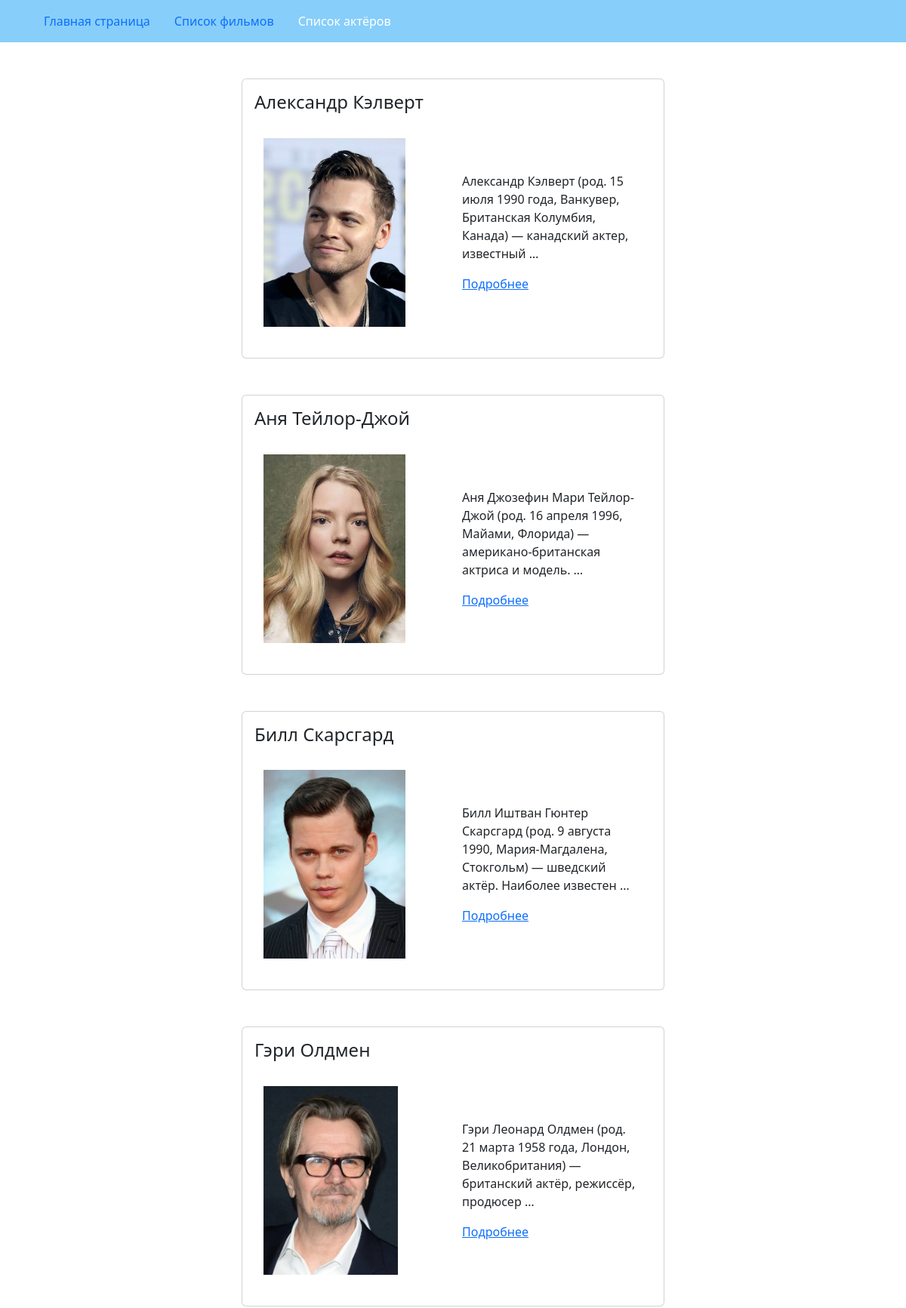
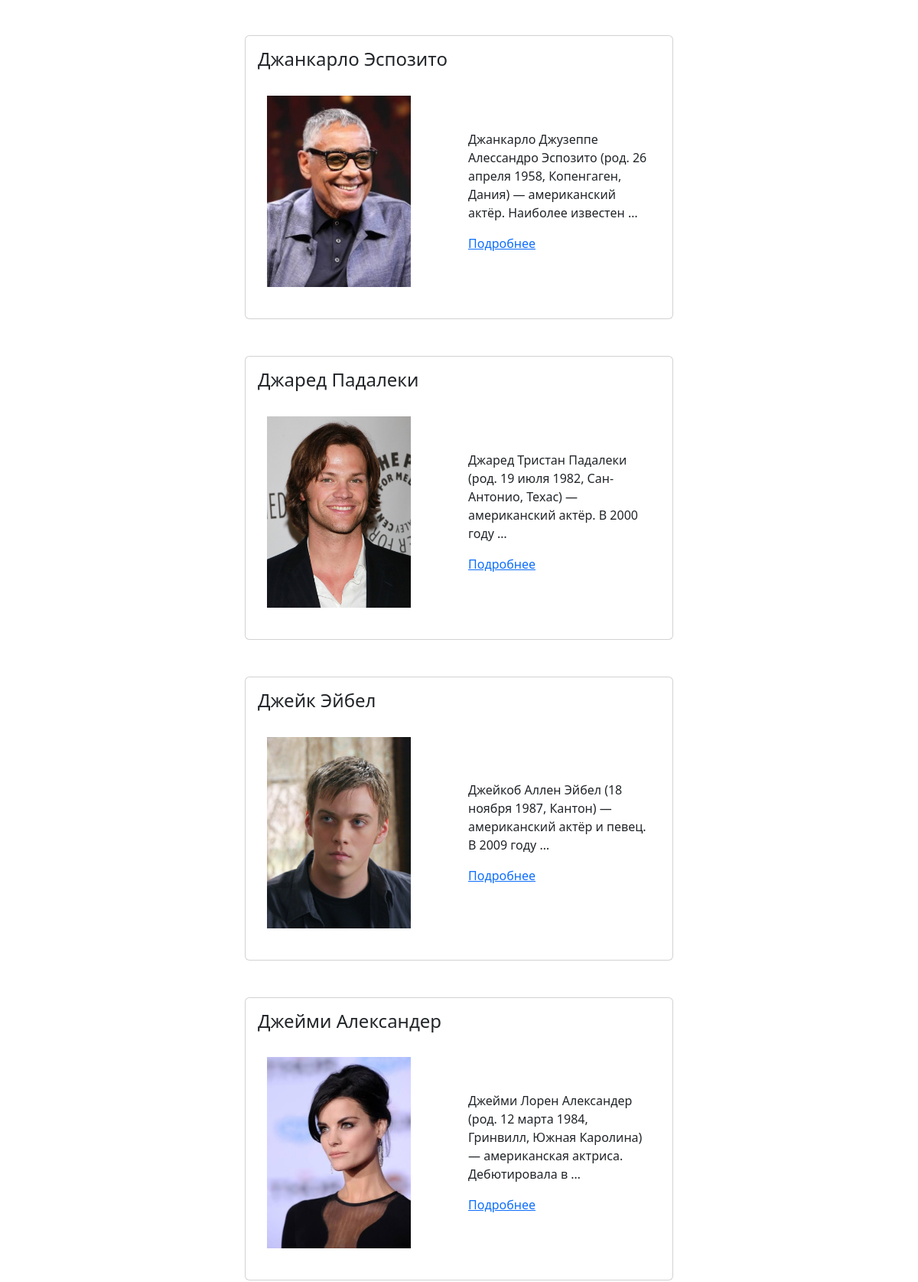
The page /actors/ (upper part) on the database its author committed (2 pictures, top to bottom).
### actor_list/models.py (models this page shows, shortened)
class Actor(models.Model):
    name = models.CharField(max_length=256, verbose_name='Имя')
    date_of_birth = models.DateField(default='01.01.2000', verbose_name='Дата рождения')
    bio = models.TextField(verbose_name='Биография')
    portrait = models.ImageField(null=True, verbose_name='Изображение')
    class Meta:
        verbose_name = 'актёр'
        verbose_name_plural = 'Актёры'

### actor_list/views.py (the view)
# urls.py: path('actors/', include('actor_list.urls', namespace='actor_list')),
def actor_list(request):
    template = 'actor_list/actor_list.html'
    actors = Actor.objects.order_by('name')
    context = {'actors': actors}
    return render(request, template, context)

### templates/actor_list/actor_list.html (shortened to what this page needs)
{% extends "base.html" %}
{% block content %}
  {% for actor in actors %}
    {% include 'includes/actor_card.html' %}
  {% endfor %}
{% endblock %}

### templates/includes/actor_card.html
<article class="mb-5">
  <div class="col d-flex justify-content-center">
    <div class="card" style="width: 35rem;">
      <div class="card-body">
        <h4 class="card-title">{{ actor.name }}</h4>
        <div class="container" style="height: 300px;">
          <div class="row align-items-center h-100">
            <div class="col">
              <img src="../../images/{{ actor.portrait }}" height="250">
            </div>
            <div class="col">
              <p class="card-text">{{ actor.bio|truncatewords:15 }}</p>
              <a href="{% url 'actor_list:actor_detail' actor.id %}" class="card-link">Подробнее</a>
            </div>
          </div>
        </div>
      </div>
    </div>
  </div>
</article>

### rows shown on the page
Actor: name "Александр Кэлверт", portrait (picture), bio "Александр Кэлверт (род. 15 июля 1990 года, Ванкувер, Британская Колумбия, Канада) — канадский актер, известный …"
Actor: name "Аня Тейлор-Джой", portrait (picture), bio "Аня Джозефин Мари Тейлор-Джой (род. 16 апреля 1996, Майами, Флорида) — американо-британская актриса и модель. …"
Actor: name "Билл Скарсгард", portrait (picture), bio "Билл Иштван Гюнтер Скарсгард (род. 9 августа 1990, Мария-Магдалена, Стокгольм) — шведский актёр. Наиболее известен …"
Actor: name "Гэри Олдмен", portrait (picture), bio "Гэри Леонард Олдмен (род. 21 марта 1958 года, Лондон, Великобритания) — британский актёр, режиссёр, продюсер …"
Actor: name "Джанкарло Эспозито", portrait (picture), bio "Джанкарло Джузеппе Алессандро Эспозито (род. 26 апреля 1958, Копенгаген, Дания) — американский актёр. Наиболее известен …"
Actor: name "Джаред Падалеки", portrait (picture), bio "Джаред Тристан Падалеки (род. 19 июля 1982, Сан-Антонио, Техас) — американский актёр. В 2000 году …"
Actor: name "Джейк Эйбел", portrait (picture), bio "Джейкоб Аллен Эйбел (18 ноября 1987, Кантон) — американский актёр и певец. В 2009 году …"
Actor: name "Джейми Александер", portrait (picture), bio "Джейми Лорен Александер (род. 12 марта 1984, Гринвилл, Южная Каролина) — американская актриса. Дебютировала в …"
